Frame 1 (no input): blank canvas, image omitted
Frame 60 (the mouse pressed at the canvas centre just before this capture): blank canvas, image omitted
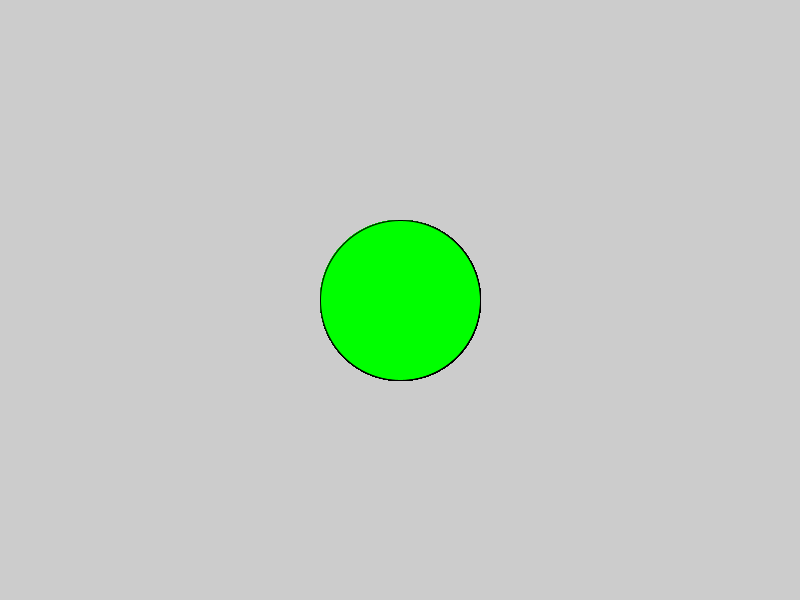
Frame 120 (the mouse held since frame 60 and released just before this capture)

The Processing sketch whose frames 1 and 60 were blank and that drew this single picture after the mouse press (run headless with seeded random() and noise(); from frame 60 on, the mouse is pressed at the canvas centre):

// Processing sketch: circles
// ── circles.pde
void setup(){
  size(800,600);
}



void draw(){
  if(mousePressed==true){
    fill(0,255,0);
     ellipse(mouseX,mouseY,160,160);
  }

}
